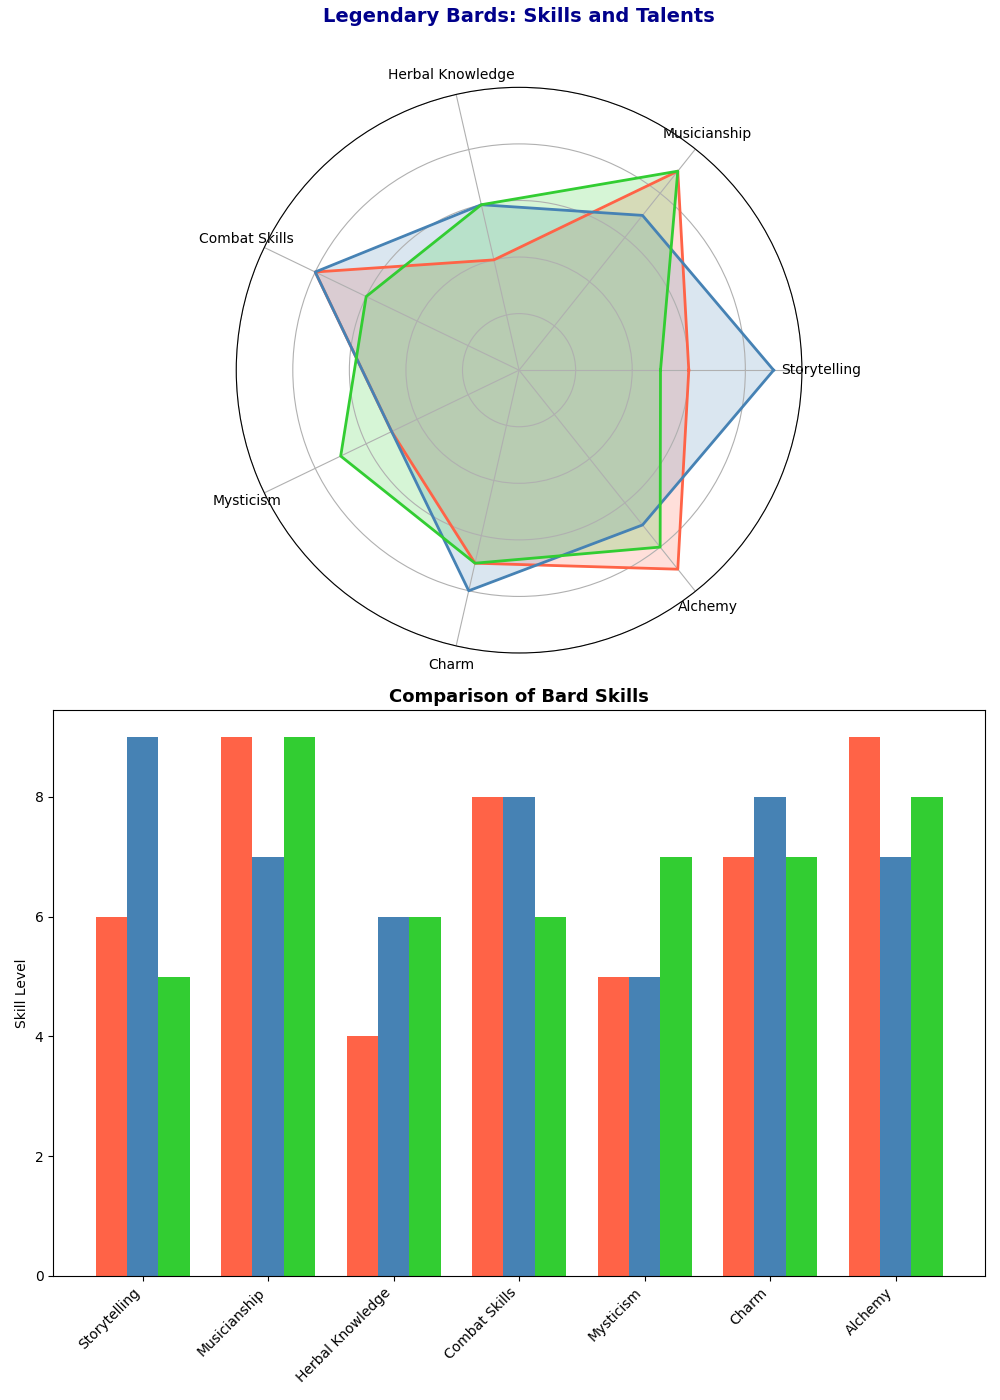

Python code for this plot:
import numpy as np
import matplotlib.pyplot as plt
from math import pi

categories = ['Storytelling', 'Musicianship', 'Herbal Knowledge', 'Combat Skills', 'Mysticism', 'Charm', 'Alchemy']

bard_1 = np.array([6, 9, 4, 8, 5, 7, 9])
bard_2 = np.array([9, 7, 6, 8, 5, 8, 7])
bard_3 = np.array([5, 9, 6, 6, 7, 7, 8])

bards_data = [bard_1, bard_2, bard_3]
bards_names = ['Lyrical Linden', 'Melodic Melody', 'Harmonious Harper']

num_vars = len(categories)
angles = np.linspace(0, 2 * np.pi, num_vars, endpoint=False).tolist()
angles += angles[:1]

colors = ['#FF6347', '#4682B4', '#32CD32']

def create_radar_chart(ax, data, categories, colors):
    for bard_data, color in zip(data, colors):
        values = np.concatenate((bard_data, [bard_data[0]]))
        ax.plot(angles, values, linewidth=2, linestyle='solid', color=color)
        ax.fill(angles, values, color=color, alpha=0.2)

    ax.set_xticks(angles[:-1])
    ax.set_xticklabels(categories, color='black', size=10)

    ax.set_ylim(0, 10)
    ax.set_yticklabels([])

fig, (ax1, ax2) = plt.subplots(2, 1, figsize=(10, 14), subplot_kw=dict(polar=True))

create_radar_chart(ax1, bards_data, categories, colors)
ax1.set_title('Legendary Bards: Skills and Talents', size=14, color='darkblue', y=1.1, fontweight='bold')

ax2.remove()
ax2 = fig.add_subplot(2, 1, 2)
x = np.arange(num_vars)
width = 0.25

ax2.bar(x - width, bard_1, width, color=colors[0])
ax2.bar(x, bard_2, width, color=colors[1])
ax2.bar(x + width, bard_3, width, color=colors[2])

ax2.set_ylabel('Skill Level')
ax2.set_title('Comparison of Bard Skills', fontsize=13, fontweight='bold')
ax2.set_xticks(x)
ax2.set_xticklabels(categories, rotation=45, ha="right", fontsize=10)

plt.tight_layout()
plt.show()
